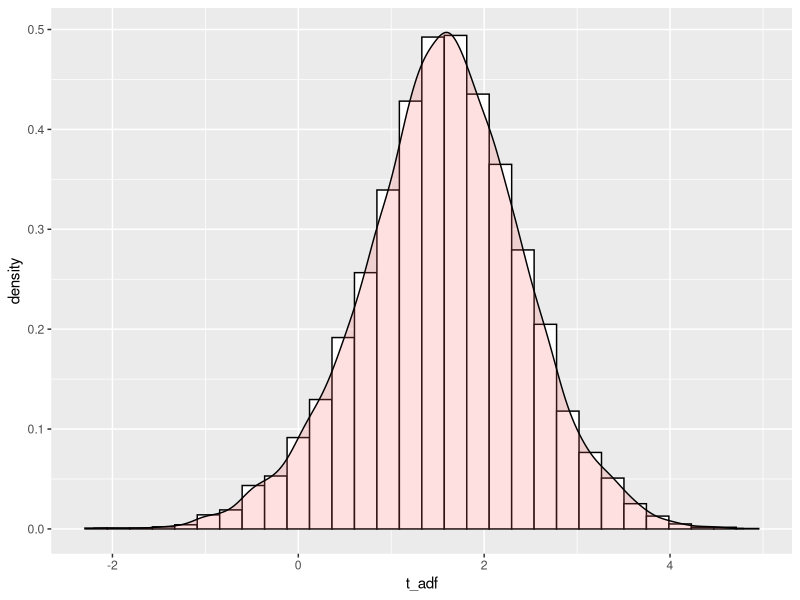

R code for this plot:
library(ggplot2)

t_adf <- c(1:10000)

for (n in 1: 10000) {
  et <- rnorm(100)
  yrn <- rnorm(100)
  y <- yrn[100/2]
    for (i in 1:100) {
        y[i+1] <- y[i]+et[i+1] 
    }
  yl1 <- lag(y, n=1L)
  yl1 <- c(yl1[2:101])
  ydiff <- diff(y)
  reg <- lm(formula= ydiff ~ yl1)
  sumd_ydiff <- sum((reg$fitted.values-ydiff)^2, na.rm = TRUE)
  dev_yl1 <- (yl1-mean(yl1, na.rm = TRUE))^2
  sumd_yl1 <- sum(dev_yl1, na.rm = TRUE)
  coeff <- reg$coefficients[2]
  n_obs <- length(ydiff)-2
  se <- sqrt((sumd_ydiff/n_obs)/sumd_yl1)
  t_val <- coeff/se
  t_adf[n] <- t_val
}
t_adf <- data.frame(t_adf)

ggplot(t_adf, aes(x=t_adf)) + 
  geom_histogram(aes(y=..density..), colour="black", fill="white")+
  geom_density(alpha=.2, fill="#FF6666")